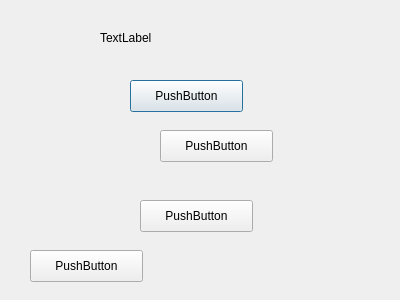
<?xml version="1.0" encoding="UTF-8"?>
<ui version="4.0">
 <class>adminHomepage</class>
 <widget class="QDialog" name="adminHomepage">
  <property name="geometry">
   <rect>
    <x>0</x>
    <y>0</y>
    <width>400</width>
    <height>300</height>
   </rect>
  </property>
  <property name="windowTitle">
   <string>Dialog</string>
  </property>
  <widget class="QPushButton" name="editCityUpdate">
   <property name="geometry">
    <rect>
     <x>130</x>
     <y>80</y>
     <width>113</width>
     <height>32</height>
    </rect>
   </property>
   <property name="text">
    <string>PushButton</string>
   </property>
  </widget>
  <widget class="QPushButton" name="foodPriceUpdate">
   <property name="geometry">
    <rect>
     <x>160</x>
     <y>130</y>
     <width>113</width>
     <height>32</height>
    </rect>
   </property>
   <property name="text">
    <string>PushButton</string>
   </property>
  </widget>
  <widget class="QPushButton" name="newFoodUpdate">
   <property name="geometry">
    <rect>
     <x>140</x>
     <y>200</y>
     <width>113</width>
     <height>32</height>
    </rect>
   </property>
   <property name="text">
    <string>PushButton</string>
   </property>
  </widget>
  <widget class="QPushButton" name="deleteFoodUpdate">
   <property name="geometry">
    <rect>
     <x>30</x>
     <y>250</y>
     <width>113</width>
     <height>32</height>
    </rect>
   </property>
   <property name="text">
    <string>PushButton</string>
   </property>
  </widget>
  <widget class="QLabel" name="welcomeLabel">
   <property name="geometry">
    <rect>
     <x>100</x>
     <y>30</y>
     <width>59</width>
     <height>16</height>
    </rect>
   </property>
   <property name="text">
    <string>TextLabel</string>
   </property>
  </widget>
 </widget>
 <resources/>
 <connections/>
</ui>
